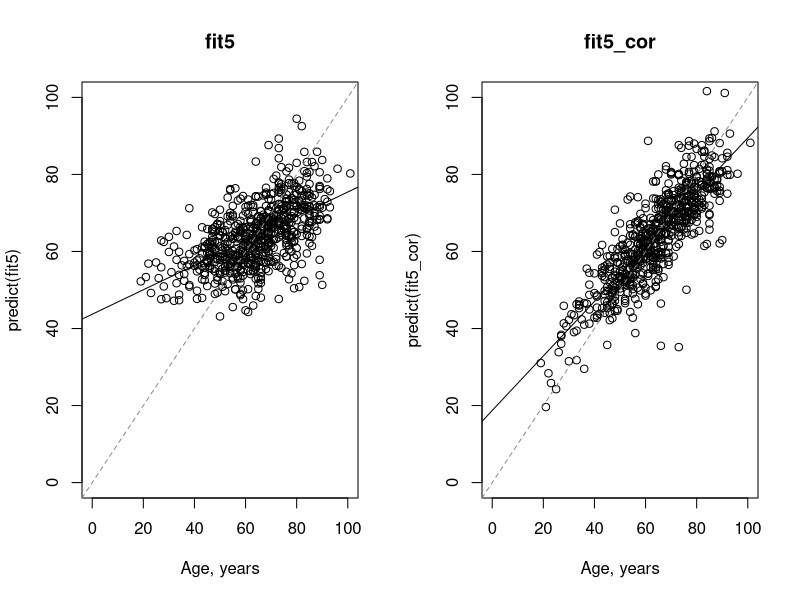
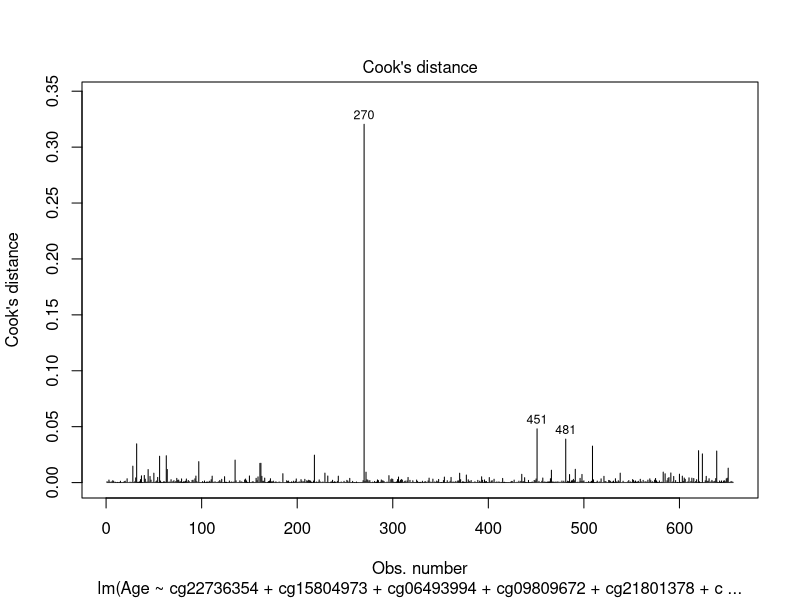
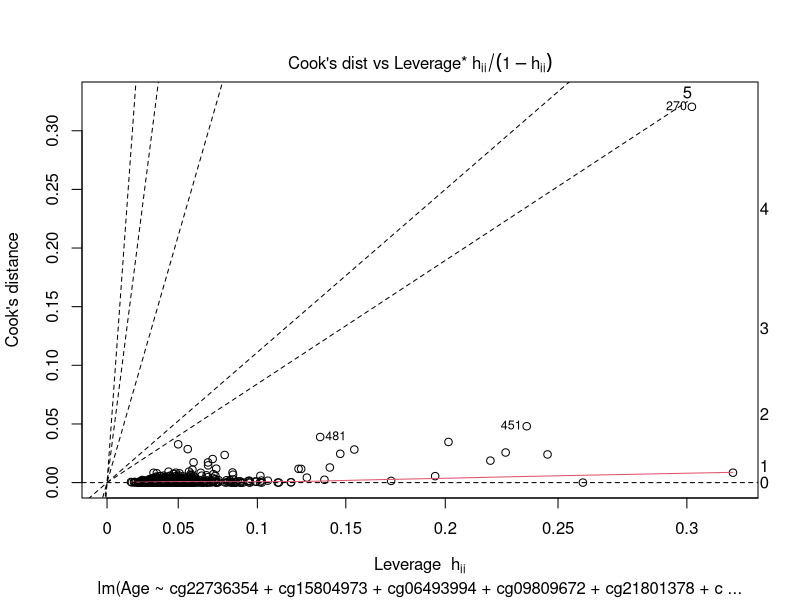

Write R code to recreate these figures, in order.
## ---- chunk 1
knitr::opts_chunk$set(echo = TRUE,
                      warning = TRUE,
                      message = TRUE, 
                      fig.align = "center",
                      fig.asp = 0.618,
                      fig.width = 10,
                      dpi = 200, 
                      out.width = "75%")
## ---- chunk 2
library(here)       # easy directory management, as here("YOUR/FILE/PATH")
library(data.table) # fast data wrangling
library(magrittr)   # use of pipe operator `%>%`
library(ggplot2)    # graphics
library(nortest)    # normality assessment test
library(MASS)       # stepwise regression
## ---- chunk 3
# base R
# mdna <- read.csv(here("data/methDNA_data_Hannun_etal_2013.csv"), header = TRUE)
mdna_logodds <- read.csv(here("data/logodds_methDNA_data_Hannun_etal_2013.csv"), header = TRUE)
## ---- chunk 4
# look at first 8 cols from the data
head(mdna_logodds[, 1:8])
## ---- chunk 5
# binary variables to factors with defined reference
mdna_logodds$Gender <- relevel(factor(mdna_logodds$Gender), ref = "F")
mdna_logodds$Ethnicity <- relevel(factor(mdna_logodds$Ethnicity), ref = "Caucasian")
## ---- chunk 6
# get a vector with all column names with their pattern starting with "cg" (i.e., the names of all CpG probes)
vec_probe <- grep("^cg", colnames(mdna_logodds), value = TRUE)

# ordered by correlation with age
vec_cor_values <- sapply(seq(vec_probe), function(x) cor(mdna_logodds$Age, mdna_logodds[, vec_probe[x]], method = "spearman"))
# save the CpG probes ordered by their absolute correlation value
vec_probe_cor <- vec_probe[order(abs(vec_cor_values), decreasing = TRUE)]
## ---- chunk 7
# first 5 CpGs in the data:
# cg17568996 + cg02245378 + cg14093936 + cg15642326 + cg24991452

# fit the model
fit5 <- lm(Age ~ cg17568996 + cg02245378 + cg14093936 + cg15642326 + cg24991452, data = mdna_logodds)

# summary
summary(fit5)
## ---- chunk 8
# top 5 correlated CpGs (decreasing order):
# cg22736354 + cg15804973 + cg06493994 + cg08090640 + cg09809672

# fit the models
fit5_cor <- lm(Age ~ cg22736354 + cg15804973 + cg06493994 + cg08090640 + cg09809672, data = mdna_logodds)

# summary
summary(fit5_cor)
## ---- chunk 9
# try:

# Visualise the fitted values against the age

par(mfrow = c(1,2))
plot(mdna_logodds$Age, predict(fit5), xlim = c(0, 100), ylim = c(0, 100), xlab = "Age, years", main = "fit5")
abline(lm(predict(fit5) ~ mdna_logodds$Age))
abline(0, 1, col = "gray55", lty = 2)
plot(mdna_logodds$Age, predict(fit5_cor), xlim = c(0, 100), ylim = c(0, 100), xlab = "Age, years", main = "fit5_cor")
abline(lm(predict(fit5_cor) ~ mdna_logodds$Age))
abline(0, 1, col = "gray55", lty = 2)
par(mfrow = c(1, 1))


# check the correlation between the fitted values and age
cor(mdna_logodds$Age, predict(fit5))
cor(mdna_logodds$Age, predict(fit5_cor))
## ---- chunk 10
# fit the full model
fit_full <- lm(Age ~ ., data = mdna_logodds[, -1])

# summary and model diagnosis
summary(fit_full)
## ---- chunk 11
# fit a null model
fit_null <- lm(Age ~ 1, data = mdna_logodds)

# summary
summary(fit_null)
## ---- chunk 12
# forward selection
fit_step_forward <- stepAIC(fit_null, scope = formula(fit_full), direction = "forward", trace = FALSE)
summary(fit_step_forward)

# backward elimination
fit_step_backward <- stepAIC(fit_full, scope = formula(fit_full), direction = "backward", trace = FALSE)
summary(fit_step_backward)

# using both methods iteratively
fit_step_both <- stepAIC(fit_null, scope = formula(fit_full), direction = "both", trace = FALSE)
summary(fit_step_both)
## ---- chunk 13
# compare results
length(coef(fit_step_forward)[-1])
length(coef(fit_step_backward)[-1])
length(coef(fit_step_both)[-1])

extractAIC(fit_step_forward)
extractAIC(fit_step_backward)
extractAIC(fit_step_both)
## ---- chunk 14
# does it improve with Gender?


# define empty data frame
gender_lm <- data.frame()

# run for loop
for(i in seq(vec_probe)) {

  fit_formula <- as.formula(paste0("Age ~ Gender + ", vec_probe[i]))
  fit <- lm(fit_formula, data = mdna_logodds)
  fit_summary <- summary(fit)

  out <- data.frame(coef = vec_probe[i],
                    genderM = fit_summary$coefficients[2,1],
                    genderM_p = fit_summary$coefficients[2,4],
                    estimate = fit_summary$coefficients[3,1],
                    estimate_p = fit_summary$coefficients[3,4],
                    r_rquared = fit_summary$r.squared,
                    r_rquared_adj = fit_summary$adj.r.squared,
                    aic = AIC(fit),
                    bic = BIC(fit)
                    )

  gender_lm <- rbind(gender_lm, out)
}
gender_lm
## ---- chunk 15
# does it improve with Ethnicity?


# define empty data frame
ethnicity_lm <- data.frame()

# run for loop
for(i in seq(vec_probe)) {

  fit_formula <- as.formula(paste0("Age ~ Ethnicity + ", vec_probe[i]))
  fit <- lm(fit_formula, data = mdna_logodds)
  fit_summary <- summary(fit)

  out <- data.frame(coef = vec_probe[i],
                    ethnicityHisp = fit_summary$coefficients[2,1],
                    ethnicityHisp_p = fit_summary$coefficients[2,4],
                    estimate = fit_summary$coefficients[3,1],
                    estimate_p = fit_summary$coefficients[3,4],
                    r_rquared = fit_summary$r.squared,
                    r_rquared_adj = fit_summary$adj.r.squared,
                    aic = AIC(fit),
                    bic = BIC(fit)
                    )

  ethnicity_lm <- rbind(ethnicity_lm, out)
}
ethnicity_lm
## ---- chunk 16
plot(fit_step_both, which = 4)
plot(fit_step_both, which = 6)
